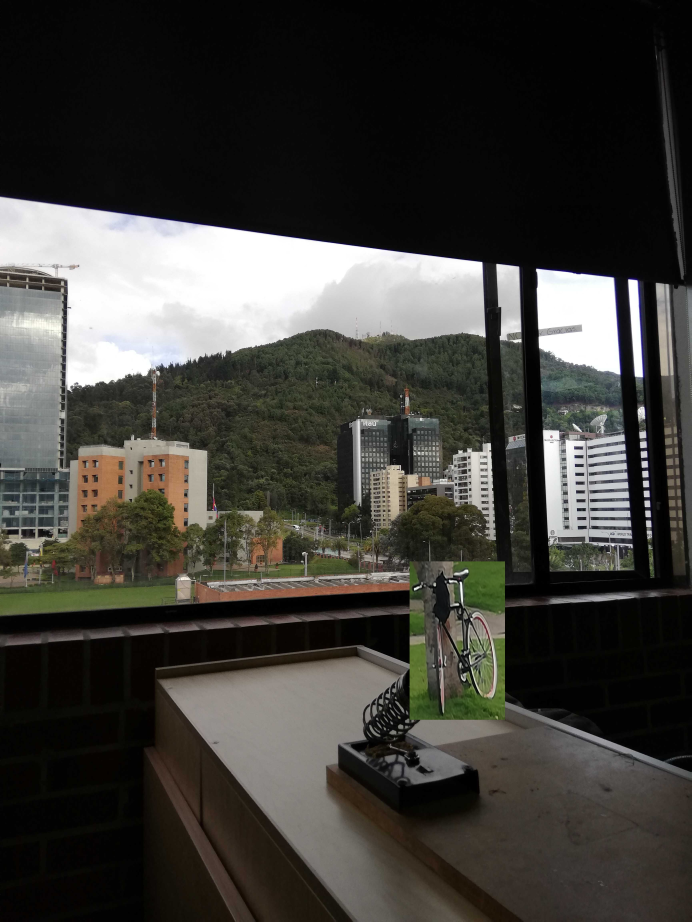
#> input picture benchmarking/test_images/images/Im_1.jpg, 3456 x 4608 px, given in place of originalcolumbia.tif, which was not available (shown at 1/5 size)
$ python 20240327_residuals.py
#> lines starting #> are read from the running program, lines starting #| are printed output that depends on the picture; pictures that were not available may be replaced by others from this repository, and a replacement may not be noted
# %%
import cv2
import matplotlib.pyplot as plt
import numpy as np

# Load the images
path = "/Users/julietaumpierrez/Desktop/"
image1 = cv2.imread(path + "originalcolumbia.tif")
#> image1 is the input picture: shape (4608, 3456, 3); mean B, G, R 58.2, 62.8, 64.2
image2 = cv2.imread(path + "facebookcolumbia.jpg")
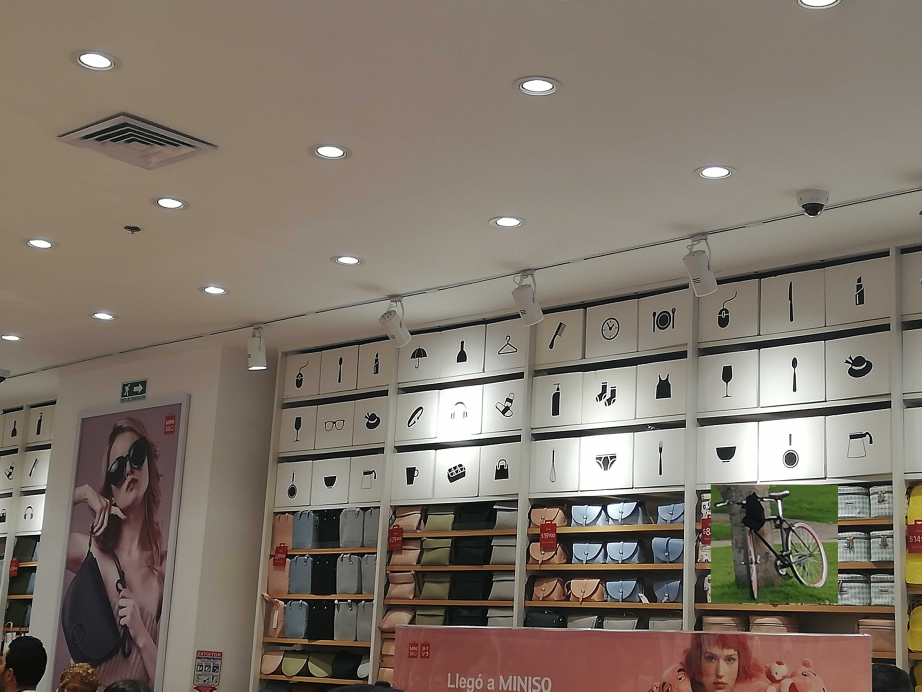
#> input picture benchmarking/test_images/images/Im_3.jpg, 4608 x 3456 px, given in place of facebookcolumbia.jpg, which was not available (shown at 1/5 size)
#> image2 is the input picture: shape (3456, 4608, 3); mean B, G, R 106.8, 118.1, 128.9

# Convert the images to grayscale
gray1 = cv2.cvtColor(image1, cv2.COLOR_BGR2GRAY)
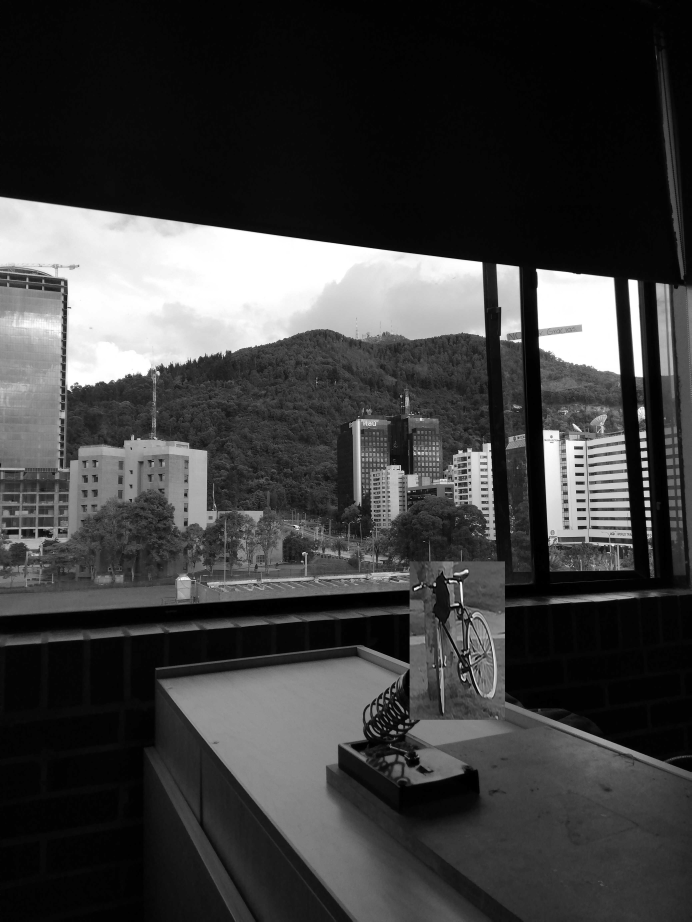
#> gray1: shape (4608, 3456) (shown at 1/5 size); min 0, max 255, mean 62.7
gray2 = cv2.cvtColor(image2, cv2.COLOR_BGR2GRAY)
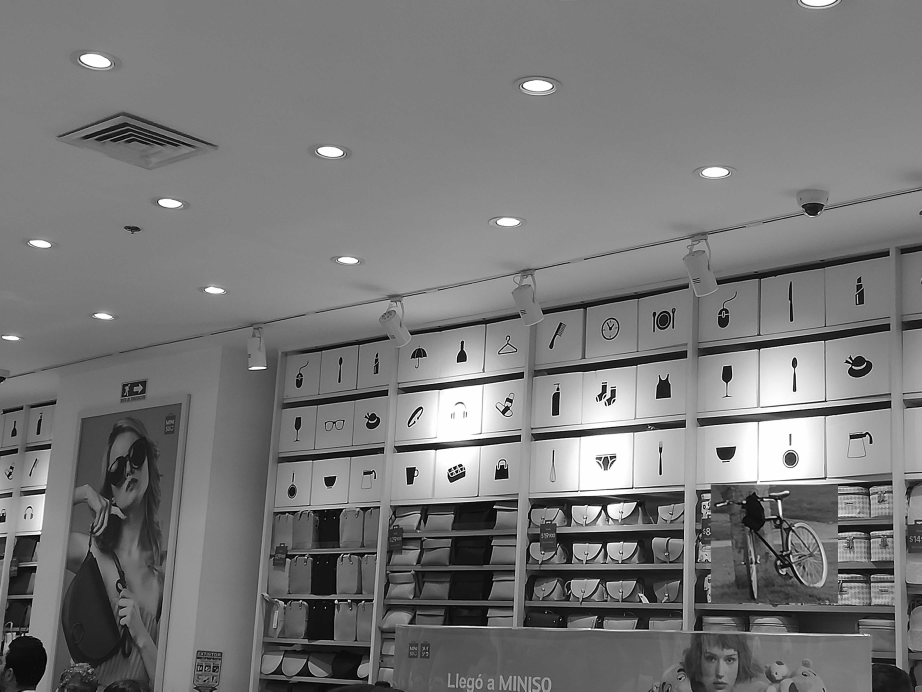
#> gray2: shape (3456, 4608) (shown at 1/5 size); min 0, max 255, mean 120.1

# Calculate the residual between the grayscale images
#> (the run stopped early here; a loop or call above may not have finished)
